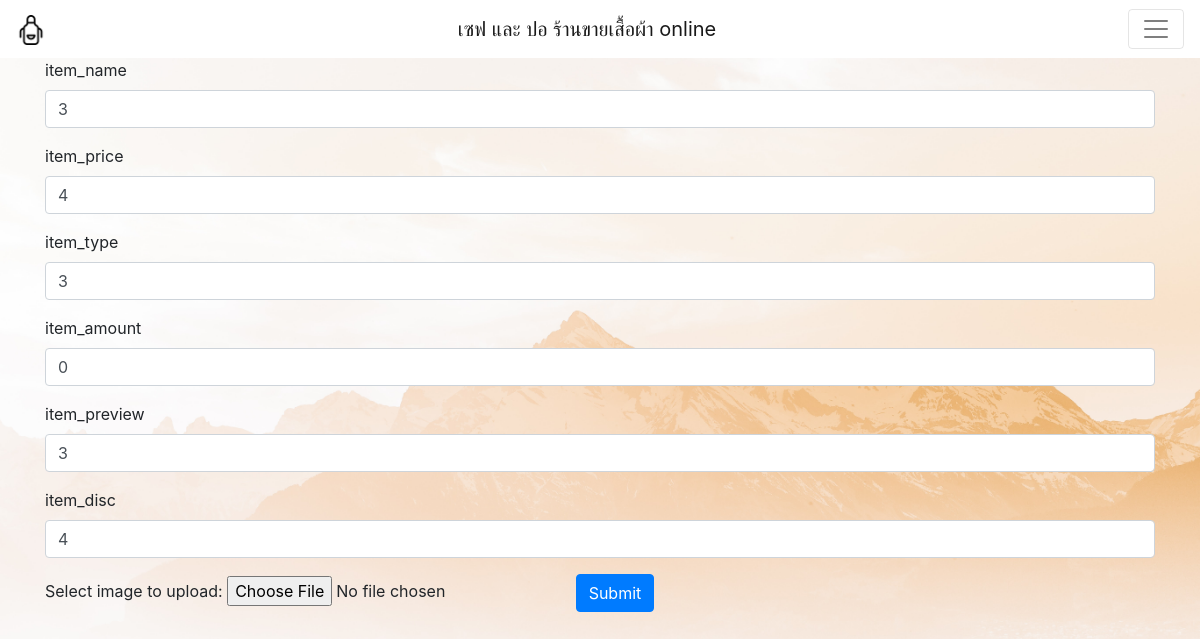
Screenshot of /item_update.php?id_item=3 (signed in) with the database file from the repository.
### tables this page shows
CREATE TABLE `item` (
  `id_item` int(10) NOT NULL COMMENT 'รหัสสินค้า',
  `item_name` text NOT NULL,
  `item_price` int(10) NOT NULL COMMENT 'ราคา',
  `item_type` int(2) NOT NULL COMMENT 'ประเภท',
  `item_disc` text NOT NULL COMMENT 'คำอธิบาย',
  `item_preview` mediumtext NOT NULL COMMENT 'คำอธิบายแบบย่อ',
  `item_amount` int(10) NOT NULL COMMENT 'จำนวน',
  `imagelocation` text NOT NULL
);

### item_update.php (the view, shortened to what this page needs)
<?php
require_once('connect.php');
$item_update_id = $_GET["id_item"];
$stmt = $conn->prepare("SELECT * FROM `item` WHERE `id_item` = '$item_update_id';");
$stmt->execute();
$item_data= $stmt->fetch();
?>
<!DOCTYPE html>
<html lang="en">
<head>
    <link rel="stylesheet" href="css/bootstrap.min.css" />
</head>
<body>
    <?php include_once (__DIR__) . ('/include/navbar.php'); ?>
    <div class="container">
        <form action="item_update_SQL.php?id_item=<?php echo $item_update_id; ?>" method="POST" enctype="multipart/form-data">
            <div class="form-group">
                <label for="exampleInputEmail1">item_name</label>
                <input  name="item_name" class="form-control" aria-describedby="emailHelp" value="<?php echo $item_data['item_name']; ?>">
            </div>
            <div class="form-group">
                <label for="exampleInputPassword1">item_price</label>
                <input name="item_price" class="form-control" value="<?php echo $item_data['item_price']; ?>">
            </div>
            <div class="form-group">
                <label for="exampleInputEmail1">item_type</label>
                <input name="item_type" class="form-control" aria-describedby="emailHelp" value="<?php echo $item_data['item_type']; ?>">
            </div>
            <div class="form-group">
                <label for="exampleInputEmail1">item_amount</label>
                <input name="item_amount" class="form-control" aria-describedby="emailHelp" value="<?php echo $item_data['item_amount']; ?>">
            </div>
            <div class="form-group">
                <label for="exampleInputEmail1">item_preview</label>
                <input name="item_preview" class="form-control" aria-describedby="emailHelp" value="<?php echo $item_data['item_preview']; ?>">
            </div>
            <div class="form-group">
                <label for="exampleInputEmail1">item_disc</label>
                <input name="item_disc" class="form-control" aria-describedby="emailHelp" value="<?php echo $item_data['item_disc']; ?>">
            </div>
                Select image to upload:
                <input type="file" name="fileToUpload" id="fileToUpload">
            <button type="submit" class="btn btn-primary" name="submit">Submit</button>
        </form>
    </div>
</body>
</html>

### item_update.php (style rules this page uses)
body { background-image: url('image/wall.jpg'); -webkit-background-size: cover; background-attachment: fixed; }

### rows the page displays
item: item_name "3", item_price "4", item_type "3", item_amount "0", item_preview "3", item_disc "4"
